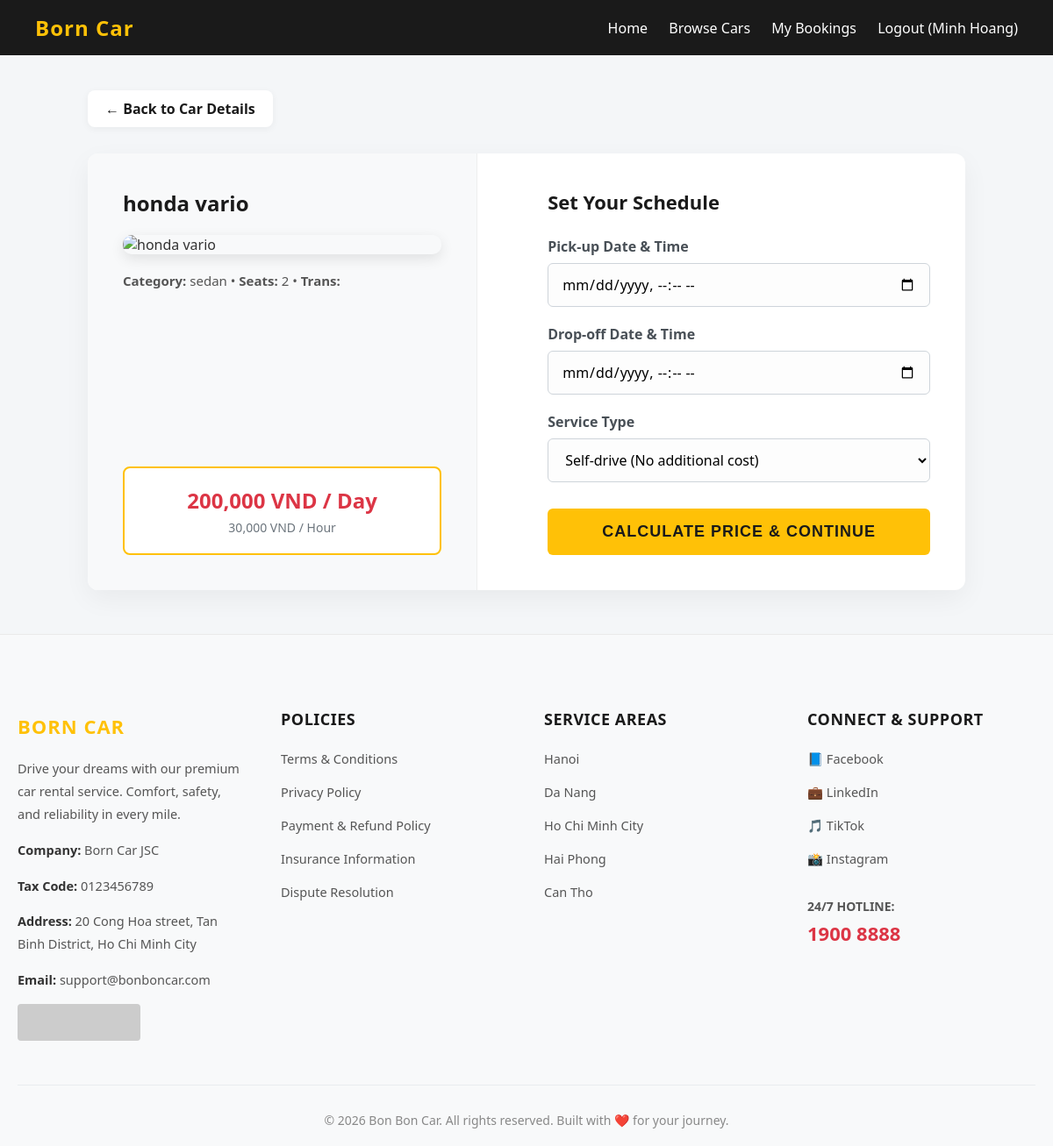
Page /index.php?action=book_form&car_id=25 (signed in) on the committed database.
### tables this page shows
CREATE TABLE `cars` (
  `id` int(11) NOT NULL,
  `model_name` varchar(150) NOT NULL,
  `category` varchar(50) NOT NULL,
  `seats` int(11) NOT NULL,
  `fuel_type` varchar(50) NOT NULL,
  `transmission` enum('auto','manual') NOT NULL,
  `price_per_day` decimal(12,2) NOT NULL,
  `price_per_hour` decimal(12,2) NOT NULL,
  `image_url` varchar(255) DEFAULT NULL,
  `description` text DEFAULT NULL,
  `is_available` tinyint(1) DEFAULT 1,
  `created_at` timestamp NOT NULL DEFAULT current_timestamp()
);

### datafunctions/car_functions.php (called while the page is built, shortened)
<?php
function getCarById(PDO $db, int $car_id): array {
    try {
        $sql = "SELECT id, model_name, category, seats, fuel_type, transmission, price_per_day, price_per_hour, image_url, description, is_available
                FROM cars
                WHERE id = :id";
        $stmt = $db->prepare($sql);
        $stmt->execute([':id' => $car_id]);
        $car = $stmt->fetch();
        if ($car) {
            return [
                'success' => true,
                'data'    => $car,
                'message' => 'Car retrieved successfully.'
            ];
        } else {
            return [
                'success' => false,
                'data'    => null,
                'message' => 'Car not found.'
            ];
        }
    } catch (PDOException $e) {
        error_log("getCarById Error: " . $e->getMessage());
        return [
            'success' => false,
            'data'    => null,
            'message' => 'System error while retrieving car details.'
        ];
    }
}

### views/pages/book_form.php (the view, shortened to what this page needs)
<!DOCTYPE html>
<html lang="en">
<head>
</head>
<body>
<div class="navbar">
    <div class="logo"><strong>Born Car</strong></div>
    <div class="nav-links">
        <a href="index.php?action=home">Home</a>
        <a href="index.php?action=browse_cars">Browse Cars</a>
        <?php if (isset($_SESSION['user'])): ?>
            <a href="index.php?action=my_bookings">My Bookings</a>
            <a href="index.php?action=logout">Logout (<?= htmlspecialchars($_SESSION['user']['fullname']) ?>)</a>
        <?php endif; ?>
    </div>
</div>
<div class="container">
    <a href="index.php?action=car_detail&id=<?= htmlspecialchars($car['id']) ?>" class="btn-back">&larr; Back to Car Details</a>
    <div class="booking-wrapper">
        <div class="car-summary-col">
            <h2><?= htmlspecialchars($car['model_name']) ?></h2>
            <img
                src="<?= !empty($car['image_url']) ? htmlspecialchars($car['image_url']) : 'https://images.unsplash.com/photo-1494976388531-d1058494cdd8?auto=format&fit=crop&w=600&q=80' ?>"
                alt="<?= htmlspecialchars($car['model_name']) ?>"
                onerror="this.src='https://images.unsplash.com/photo-1494976388531-d1058494cdd8?auto=format&fit=crop&w=600&q=80'"
            >
            <div style="margin-bottom: 20px; font-size: 15px; color: #555;">
                <strong>Category:</strong> <?= htmlspecialchars($car['category']) ?> &bull;
                <strong>Seats:</strong> <?= htmlspecialchars($car['seats']) ?> &bull;
                <strong>Trans:</strong> <?= strtoupper(htmlspecialchars($car['transmission'])) ?>
            </div>
            <div class="price-box">
                <div class="day-rate"><?= number_format($car['price_per_day'], 0, '.', ',') ?> VND / Day</div>
                <div class="hour-rate"><?= number_format($car['price_per_hour'], 0, '.', ',') ?> VND / Hour</div>
            </div>
        </div>
        <div class="booking-form-col">
            <h3>Set Your Schedule</h3>
            <form method="POST" action="index.php?action=book_preview">
                <div class="form-group">
                    <label for="pickup_datetime">Pick-up Date & Time</label>
                    <input type="datetime-local" id="pickup_datetime" name="pickup_datetime" class="form-control" required>
                </div>
                <div class="form-group">
                    <label for="dropoff_datetime">Drop-off Date & Time</label>
                    <input type="datetime-local" id="dropoff_datetime" name="dropoff_datetime" class="form-control" required>
                </div>
                <div class="form-group">
                    <label for="service_type">Service Type</label>
                    <select id="service_type" name="service_type" class="form-control" required>
                        <option value="self-drive">Self-drive (No additional cost)</option>
                    </select>
                </div>
                <button type="submit" class="btn-submit">Calculate Price & Continue</button>
            </form>
        </div>
    </div>
</div>
<?php include __DIR__ . '/../layouts/footer.php'; ?>
</body>
</html>

### views/pages/book_form.php (style rules this page uses)
body { font-family: 'Segoe UI', Tahoma, Geneva, Verdana, sans-serif; background-color: #f4f6f8; margin: 0; color: #333; }
.navbar { background-color: #1a1a1a; color: #fff; padding: 15px 40px; display: flex; justify-content: space-between; align-items: center; }
.navbar .logo strong { font-size: 24px; color: #ffc107; letter-spacing: 1px; }
.navbar a { color: #fff; text-decoration: none; margin-left: 20px; font-weight: 500; }
.container { max-width: 1000px; margin: 40px auto; padding: 0 20px; }
.booking-wrapper { display: flex; gap: 40px; background: #fff; border-radius: 12px; box-shadow: 0 10px 30px rgba(0,0,0,0.05); overflow: hidden; align-items: stretch; }
.car-summary-col { flex: 1; background: #f8f9fa; padding: 40px; border-right: 1px solid #eee; display: flex; flex-direction: column; }
.car-summary-col h2 { margin-top: 0; color: #1a1a1a; font-size: 24px; }
.car-summary-col img { width: 100%; border-radius: 10px; object-fit: cover; margin-bottom: 20px; box-shadow: 0 5px 15px rgba(0,0,0,0.1); }
.price-box { background: #fff; padding: 20px; border-radius: 8px; text-align: center; border: 2px solid #ffc107; margin-top: auto; }
.price-box .day-rate { font-size: 24px; font-weight: bold; color: #dc3545; }
.price-box .hour-rate { font-size: 14px; color: #6c757d; margin-top: 5px; }
.booking-form-col { flex: 1.2; padding: 40px; }
.booking-form-col h3 { margin-top: 0; margin-bottom: 25px; color: #1a1a1a; font-size: 22px; }
.form-group { margin-bottom: 20px; }
.form-group label { display: block; margin-bottom: 8px; font-weight: 600; color: #495057; }
.form-control { width: 100%; padding: 12px 15px; border: 1px solid #ced4da; border-radius: 6px; font-size: 16px; font-family: inherit; box-sizing: border-box; background-color: #fdfdfd; transition: border-color 0.3s; }
.btn-submit { width: 100%; padding: 16px; background-color: #ffc107; color: #1a1a1a; border: none; border-radius: 6px; font-size: 18px; font-weight: bold; cursor: pointer; transition: all 0.3s; text-transform: uppercase; letter-spacing: 1px; margin-top: 10px; }
.btn-back { display: inline-flex; text-decoration: none; color: #1a1a1a; font-weight: 600; font-size: 16px; padding: 10px 20px; background: #fff; border-radius: 8px; box-shadow: 0 2px 8px rgba(0,0,0,0.05); transition: all 0.3s; margin-bottom: 30px; }

### rows in the picture
cars: model_name "honda vario", category "sedan", seats "2", price_per_day "200,000", price_per_hour "30,000"

### other values in the picture
$_SESSION['user']['fullname'] "Minh Hoang"
